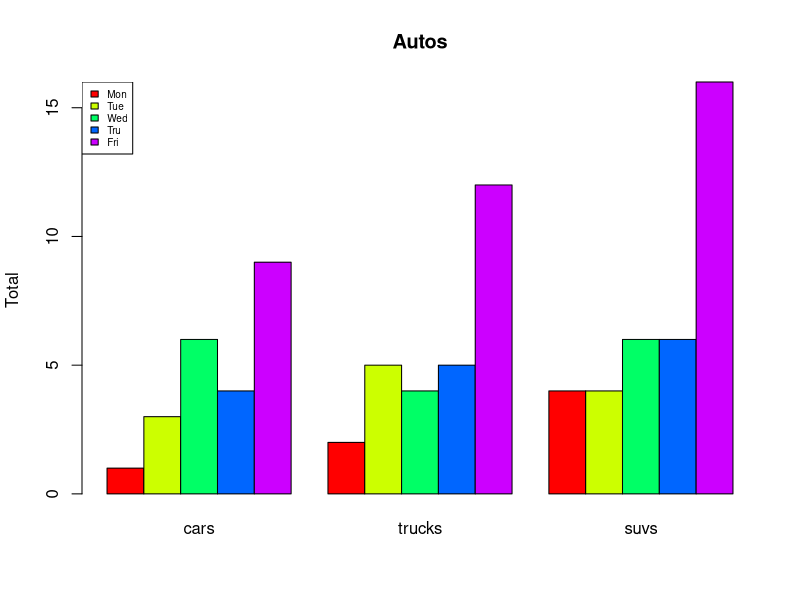

Source code (R):
rm(list=ls())

autos_data <- read.table("Datas/Autos.dat", header=T, sep="\t")

barplot(as.matrix(autos_data), main="Autos", ylab="Total", beside=TRUE, col=rainbow(5))

legend("topleft", c("Mon", "Tue", "Wed", "Tru", "Fri"), cex=0.6, bty="m", fill=rainbow(5))
